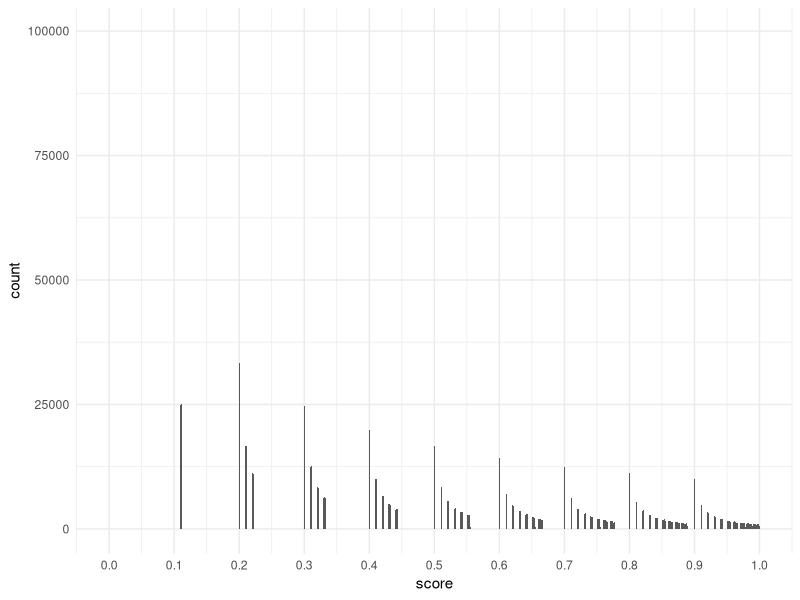

Recreate this plot in R.
## ---- chunk 1
knitr::opts_chunk$set(echo = TRUE)
## ---- chunk 2

library(tidyverse)
detach("package:dplyr", unload = TRUE)
library(dplyr)
theme_set(theme_minimal())

set.seed(2020)

sim <- tibble(roll = sample(0:9, 1e7, replace = TRUE)) %>%
  mutate(group = lag(cumsum(roll == 0), default = 0)) %>%
  group_by(group) %>%
  filter(roll <= cummin(roll))

scores <- sim %>%
  mutate(decimal = roll * 10 ^ -row_number()) %>%
  summarize(score = sum(decimal))
  


## ---- chunk 3
scores %>%
  summarize(mean(score))

scores %>%
  ggplot(aes(score)) +
  geom_histogram(binwidth = 0.001) +
  scale_x_continuous(breaks = seq(0, 1, 0.1))


